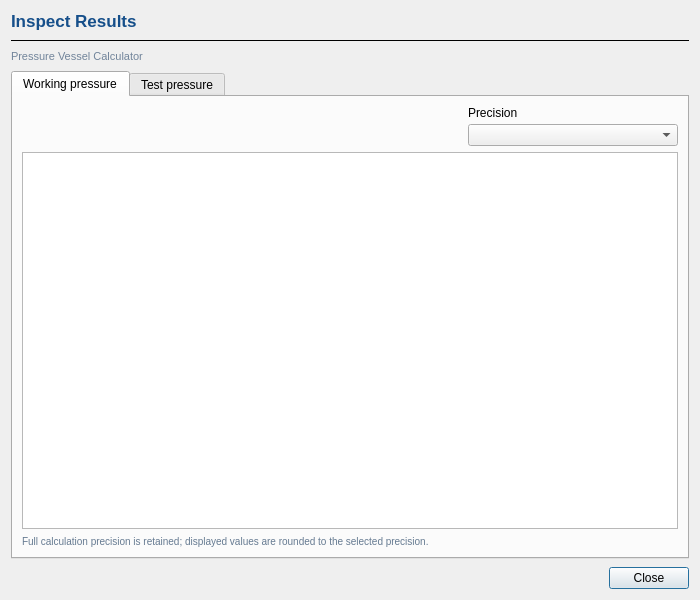
<?xml version='1.0' encoding='utf-8'?>
<ui version="4.0">
 <class>InspectResults</class>
 <widget class="QDialog" name="InspectResults">
  <property name="geometry">
   <rect>
    <x>0</x>
    <y>0</y>
    <width>700</width>
    <height>600</height>
   </rect>
  </property>
  <property name="windowTitle">
   <string>Inspect Results | Pressure Vessel Calculator</string>
  </property>
  <layout class="QVBoxLayout" name="inspectionLayout">
   <property name="spacing">
    <number>8</number>
   </property>
   <item>
    <widget class="QLabel" name="inspect_heading">
     <property name="text">
      <string>Inspect Results</string>
     </property>
     <property name="styleSheet">
      <string>font-size:17px; font-weight:700; color:#164f8a;</string>
     </property>
    </widget>
   </item>
   <item>
    <widget class="QFrame" name="inspect_heading_rule">
     <property name="frameShape">
      <enum>QFrame::Shape::HLine</enum>
     </property>
    </widget>
   </item>
   <item>
    <widget class="QLabel" name="inspect_app_name">
     <property name="text">
      <string>Pressure Vessel Calculator</string>
     </property>
     <property name="styleSheet">
      <string>color:#71849a; font-size:11px;</string>
     </property>
    </widget>
   </item>
   <item>
    <widget class="QTabWidget" name="result_tabs">
     <property name="currentIndex">
      <number>0</number>
     </property>
     <widget class="QWidget" name="working_tab">
      <attribute name="title"><string>Working pressure</string></attribute>
      <layout class="QVBoxLayout" name="workingLayout">
       <item>
        <layout class="QHBoxLayout" name="workingSelector">
         <item><spacer name="working_spacer"><property name="orientation"><enum>Qt::Orientation::Horizontal</enum></property><property name="sizeHint" stdset="0"><size><width>20</width><height>10</height></size></property></spacer></item>
         <item><layout class="QVBoxLayout" name="workingPrecisionLayout">
          <property name="spacing"><number>4</number></property>
          <item><widget class="QLabel" name="working_precision_label"><property name="text"><string>Precision</string></property></widget></item>
          <item><widget class="QComboBox" name="working_precision"><property name="minimumSize"><size><width>210</width><height>0</height></size></property></widget></item>
         </layout></item>
        </layout>
       </item>
       <item><widget class="QTextBrowser" name="working_text"><property name="readOnly"><bool>true</bool></property></widget></item>
       <item><widget class="QLabel" name="working_disclaimer">
        <property name="styleSheet"><string>color:#657a91; font-size:10px;</string></property>
        <property name="text"><string>Full calculation precision is retained; displayed values are rounded to the selected precision.</string></property>
       </widget></item>
      </layout>
     </widget>
     <widget class="QWidget" name="test_tab">
      <attribute name="title"><string>Test pressure</string></attribute>
      <layout class="QVBoxLayout" name="testLayout">
       <item>
        <layout class="QHBoxLayout" name="testSelector">
         <item><spacer name="test_spacer"><property name="orientation"><enum>Qt::Orientation::Horizontal</enum></property><property name="sizeHint" stdset="0"><size><width>20</width><height>10</height></size></property></spacer></item>
         <item><layout class="QVBoxLayout" name="testPrecisionLayout">
          <property name="spacing"><number>4</number></property>
          <item><widget class="QLabel" name="test_precision_label"><property name="text"><string>Precision</string></property></widget></item>
          <item><widget class="QComboBox" name="test_precision"><property name="minimumSize"><size><width>210</width><height>0</height></size></property></widget></item>
         </layout></item>
        </layout>
       </item>
       <item><widget class="QTextBrowser" name="test_text"><property name="readOnly"><bool>true</bool></property></widget></item>
       <item><widget class="QLabel" name="test_disclaimer">
        <property name="styleSheet"><string>color:#657a91; font-size:10px;</string></property>
        <property name="text"><string>Full calculation precision is retained; displayed values are rounded to the selected precision.</string></property>
       </widget></item>
      </layout>
     </widget>
    </widget>
   </item>
   <item>
    <layout class="QHBoxLayout" name="inspectionButtons">
     <item>
      <spacer name="inspectionSpacer">
       <property name="orientation">
        <enum>Qt::Orientation::Horizontal</enum>
       </property>
       <property name="sizeHint" stdset="0">
        <size>
         <width>20</width>
         <height>10</height>
        </size>
       </property>
      </spacer>
     </item>
     <item>
      <widget class="QPushButton" name="close_inspection">
       <property name="text">
        <string>Close</string>
       </property>
      </widget>
     </item>
    </layout>
   </item>
  </layout>
 </widget>

 <resources />
 <connections />
</ui>
